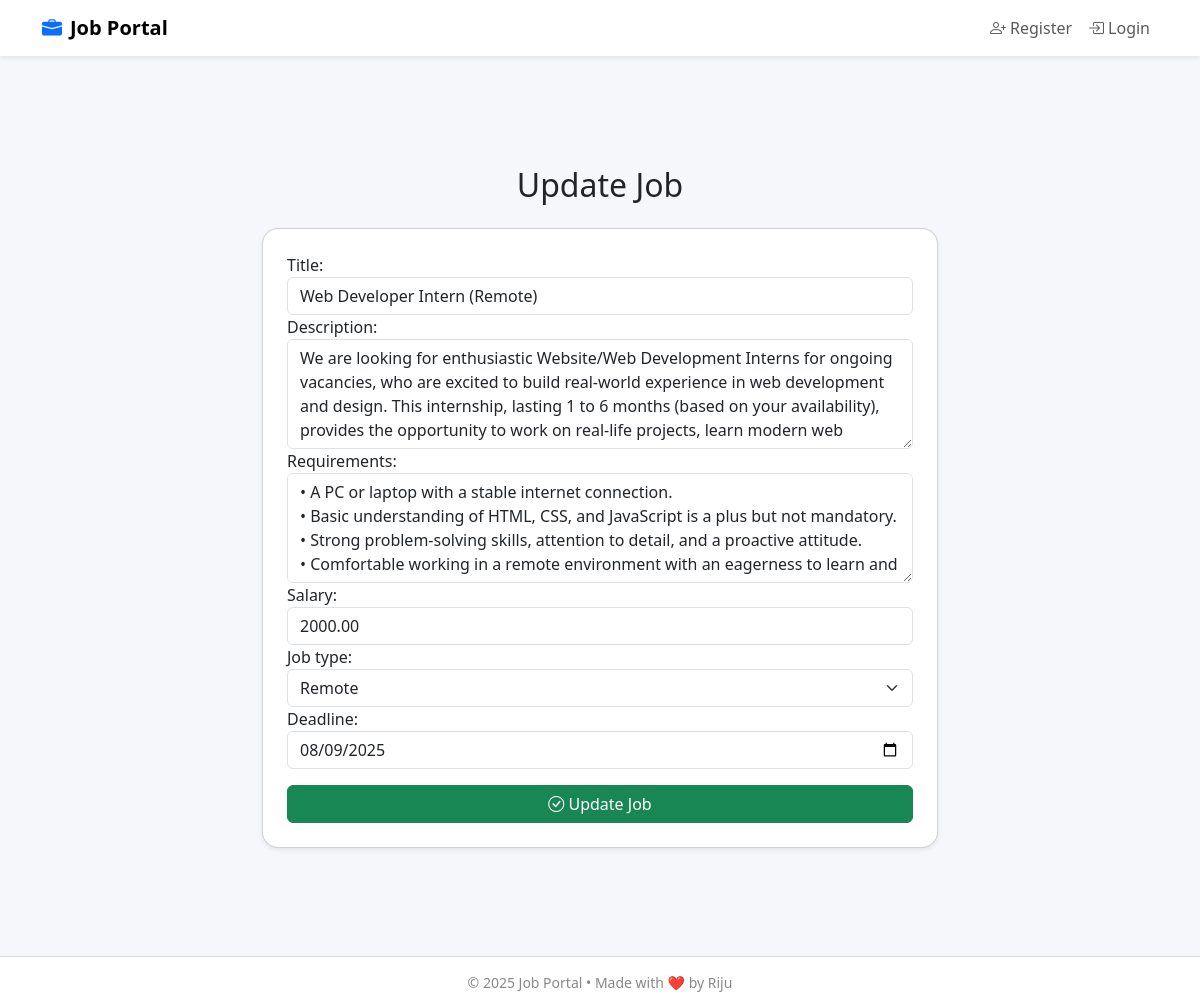
/updateJobPage/1/, run on an earlier commit of the app's database.
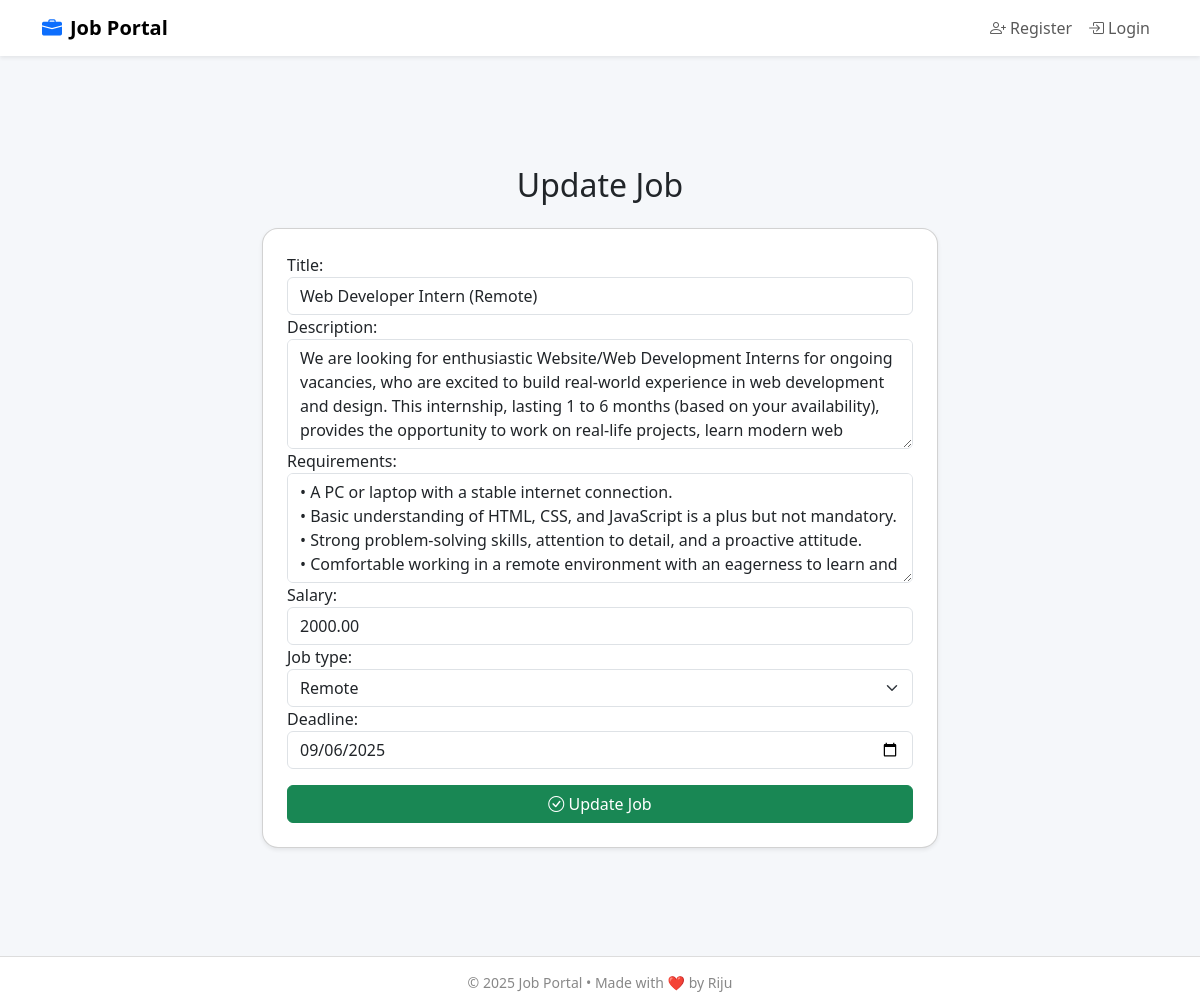
And on a later commit of the database.
### employer_app/models.py (models this page shows, shortened)
class JobModel(models.Model):
    JOB_TYPE_CHOICES = [
        ('Full-Time', 'Full-Time'),
        ('Remote', 'Remote'),
        ('Internship', 'Internship'),
    ]
    employer = models.ForeignKey(EmployerProfileModel,on_delete=models.CASCADE,related_name='jobs',null=True)
    title = models.CharField(max_length=255)
    description = models.TextField()
    requirements = models.TextField()
    salary = models.DecimalField(max_digits=10, decimal_places=2, null=True, blank=True)
    job_type = models.CharField(max_length=20, choices=JOB_TYPE_CHOICES)
    deadline = models.DateField()
    posted_date = models.DateField(auto_now_add=True)

### employer_app/views.py (the view)
# urls.py: path('updateJobPage/<str:id>/',updateJobPage, name='updateJobPage'),
def updateJobPage(request, id):
    jobData = JobModel.objects.get(id=id)
    if request.method == 'POST':
        formData = JobModelForm(request.POST,instance=jobData)
        if formData.is_valid():
            formData.save()
            return redirect('jobListPage')
    else:
        formData = JobModelForm(instance=jobData)
    return render(request, 'updateJob.html',{'formData':formData})

### employer_app/forms.py
class JobModelForm(forms.ModelForm):
    class Meta:
        model = JobModel
        fields = ['title','description','requirements','salary','job_type','deadline']
        widgets = {
            'title': forms.TextInput(attrs={
                'class': 'form-control',
                'placeholder': 'Enter job title'
            }),
            'description': forms.Textarea(attrs={
                'class': 'form-control',
                'placeholder': 'Job description',
                'rows': 4
            }),
            'requirements': forms.Textarea(attrs={
                'class': 'form-control',
                'placeholder': 'Job requirements',
                'rows': 4
            }),
            'salary': forms.NumberInput(attrs={
                'class': 'form-control',
                'placeholder': 'Enter salary amount'
            }),
            'job_type': forms.Select(attrs={
                'class': 'form-select'
            }),
            'deadline': forms.DateInput(attrs={
                'class': 'form-control mb-3',
                'type': 'date'
            }),
        }

### employer_app/templates/updateJob.html (shortened to what this page needs)
{% extends 'master/master.html' %}
{% block body %}
<div class="container mt-5" style="max-width: 700px;">
  <h2 class="mb-4 text-center">Update Job</h2>
  <form action="" method="POST" class="card p-4 shadow-sm">
    {{formData}}
    <div class="d-grid">
      <button type="submit" class="btn btn-success">
        <i class="bi bi-check-circle"></i> Update Job
      </button>
    </div>
  </form>
</div>
{% endblock %}

What changed in the data, as far as the page shows it:
changed JobModel "Web Developer Intern (Remote)": deadline "08/09/2025" → "09/06/2025"
